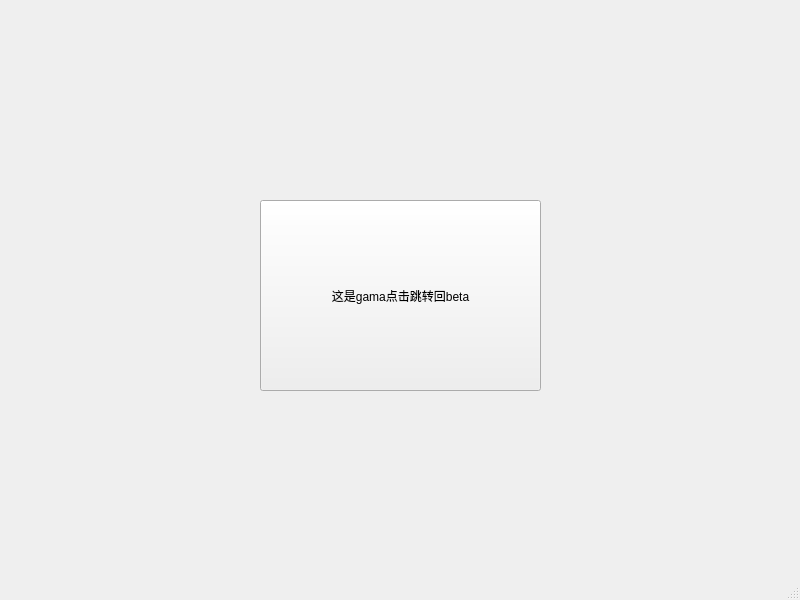
<?xml version="1.0" encoding="UTF-8"?>
<ui version="4.0">
 <class>GamaWindow</class>
 <widget class="QMainWindow" name="GamaWindow">
  <property name="geometry">
   <rect>
    <x>0</x>
    <y>0</y>
    <width>800</width>
    <height>600</height>
   </rect>
  </property>
  <property name="windowTitle">
   <string>MainWindow</string>
  </property>
  <widget class="QWidget" name="centralwidget">
   <widget class="QPushButton" name="toBetaButton">
    <property name="geometry">
     <rect>
      <x>260</x>
      <y>200</y>
      <width>281</width>
      <height>191</height>
     </rect>
    </property>
    <property name="text">
     <string>这是gama点击跳转回beta</string>
    </property>
   </widget>
  </widget>
  <widget class="QMenuBar" name="menubar">
   <property name="geometry">
    <rect>
     <x>0</x>
     <y>0</y>
     <width>800</width>
     <height>20</height>
    </rect>
   </property>
  </widget>
  <widget class="QStatusBar" name="statusbar"/>
 </widget>
 <resources/>
 <connections/>
</ui>
